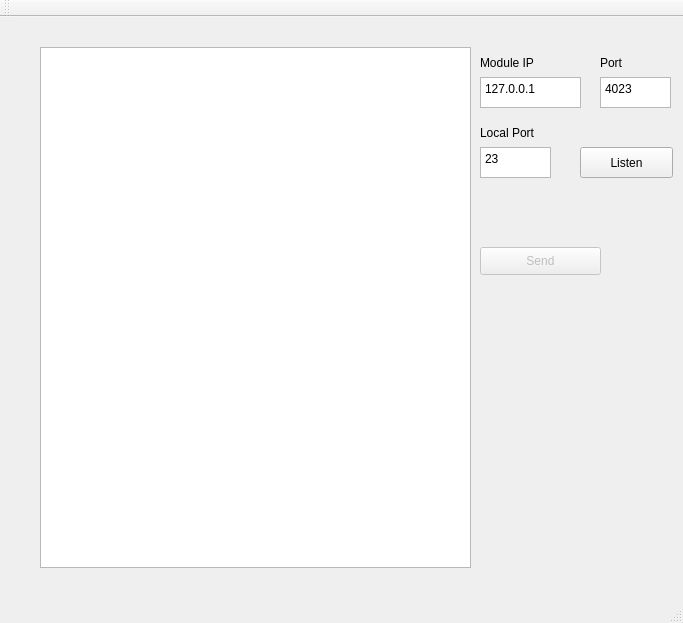
<?xml version="1.0" encoding="UTF-8"?>
<ui version="4.0">
 <class>MainWindow</class>
 <widget class="QMainWindow" name="MainWindow">
  <property name="geometry">
   <rect>
    <x>0</x>
    <y>0</y>
    <width>683</width>
    <height>623</height>
   </rect>
  </property>
  <property name="windowTitle">
   <string>MainWindow</string>
  </property>
  <widget class="QWidget" name="centralWidget">
   <widget class="QTableView" name="tableView">
    <property name="geometry">
     <rect>
      <x>40</x>
      <y>30</y>
      <width>431</width>
      <height>521</height>
     </rect>
    </property>
   </widget>
   <widget class="QPushButton" name="send_data_button">
    <property name="enabled">
     <bool>false</bool>
    </property>
    <property name="geometry">
     <rect>
      <x>480</x>
      <y>230</y>
      <width>121</width>
      <height>28</height>
     </rect>
    </property>
    <property name="text">
     <string>Send</string>
    </property>
   </widget>
   <widget class="QTextEdit" name="module_ip_input">
    <property name="geometry">
     <rect>
      <x>480</x>
      <y>60</y>
      <width>101</width>
      <height>31</height>
     </rect>
    </property>
    <property name="html">
     <string>&lt;!DOCTYPE HTML PUBLIC &quot;-//W3C//DTD HTML 4.0//EN&quot; &quot;http://www.w3.org/TR/REC-html40/strict.dtd&quot;&gt;
&lt;html&gt;&lt;head&gt;&lt;meta name=&quot;qrichtext&quot; content=&quot;1&quot; /&gt;&lt;style type=&quot;text/css&quot;&gt;
p, li { white-space: pre-wrap; }
&lt;/style&gt;&lt;/head&gt;&lt;body style=&quot; font-family:'MS Shell Dlg 2'; font-size:7.8pt; font-weight:400; font-style:normal;&quot;&gt;
&lt;p style=&quot; margin-top:0px; margin-bottom:0px; margin-left:0px; margin-right:0px; -qt-block-indent:0; text-indent:0px;&quot;&gt;&lt;span style=&quot; font-size:9pt;&quot;&gt;127.0.0.1&lt;/span&gt;&lt;/p&gt;&lt;/body&gt;&lt;/html&gt;</string>
    </property>
   </widget>
   <widget class="QLabel" name="label">
    <property name="geometry">
     <rect>
      <x>480</x>
      <y>35</y>
      <width>71</width>
      <height>21</height>
     </rect>
    </property>
    <property name="text">
     <string>Module IP</string>
    </property>
   </widget>
   <widget class="QTextEdit" name="port_input">
    <property name="geometry">
     <rect>
      <x>600</x>
      <y>60</y>
      <width>71</width>
      <height>31</height>
     </rect>
    </property>
    <property name="html">
     <string>&lt;!DOCTYPE HTML PUBLIC &quot;-//W3C//DTD HTML 4.0//EN&quot; &quot;http://www.w3.org/TR/REC-html40/strict.dtd&quot;&gt;
&lt;html&gt;&lt;head&gt;&lt;meta name=&quot;qrichtext&quot; content=&quot;1&quot; /&gt;&lt;style type=&quot;text/css&quot;&gt;
p, li { white-space: pre-wrap; }
&lt;/style&gt;&lt;/head&gt;&lt;body style=&quot; font-family:'MS Shell Dlg 2'; font-size:7.8pt; font-weight:400; font-style:normal;&quot;&gt;
&lt;p style=&quot; margin-top:0px; margin-bottom:0px; margin-left:0px; margin-right:0px; -qt-block-indent:0; text-indent:0px;&quot;&gt;&lt;span style=&quot; font-size:9pt;&quot;&gt;4023&lt;/span&gt;&lt;/p&gt;&lt;/body&gt;&lt;/html&gt;</string>
    </property>
   </widget>
   <widget class="QLabel" name="label_2">
    <property name="geometry">
     <rect>
      <x>600</x>
      <y>35</y>
      <width>55</width>
      <height>21</height>
     </rect>
    </property>
    <property name="text">
     <string>Port</string>
    </property>
   </widget>
   <widget class="QLabel" name="label_3">
    <property name="geometry">
     <rect>
      <x>480</x>
      <y>105</y>
      <width>61</width>
      <height>21</height>
     </rect>
    </property>
    <property name="text">
     <string>Local Port</string>
    </property>
   </widget>
   <widget class="QTextEdit" name="local_port_input">
    <property name="geometry">
     <rect>
      <x>480</x>
      <y>130</y>
      <width>71</width>
      <height>31</height>
     </rect>
    </property>
    <property name="html">
     <string>&lt;!DOCTYPE HTML PUBLIC &quot;-//W3C//DTD HTML 4.0//EN&quot; &quot;http://www.w3.org/TR/REC-html40/strict.dtd&quot;&gt;
&lt;html&gt;&lt;head&gt;&lt;meta name=&quot;qrichtext&quot; content=&quot;1&quot; /&gt;&lt;style type=&quot;text/css&quot;&gt;
p, li { white-space: pre-wrap; }
&lt;/style&gt;&lt;/head&gt;&lt;body style=&quot; font-family:'MS Shell Dlg 2'; font-size:7.8pt; font-weight:400; font-style:normal;&quot;&gt;
&lt;p style=&quot; margin-top:0px; margin-bottom:0px; margin-left:0px; margin-right:0px; -qt-block-indent:0; text-indent:0px;&quot;&gt;&lt;span style=&quot; font-size:9pt;&quot;&gt;23&lt;/span&gt;&lt;/p&gt;&lt;/body&gt;&lt;/html&gt;</string>
    </property>
   </widget>
   <widget class="QPushButton" name="listen_button">
    <property name="geometry">
     <rect>
      <x>580</x>
      <y>130</y>
      <width>93</width>
      <height>31</height>
     </rect>
    </property>
    <property name="text">
     <string>Listen</string>
    </property>
   </widget>
  </widget>
  <widget class="QMenuBar" name="menuBar">
   <property name="geometry">
    <rect>
     <x>0</x>
     <y>0</y>
     <width>683</width>
     <height>26</height>
    </rect>
   </property>
  </widget>
  <widget class="QToolBar" name="mainToolBar">
   <attribute name="toolBarArea">
    <enum>TopToolBarArea</enum>
   </attribute>
   <attribute name="toolBarBreak">
    <bool>false</bool>
   </attribute>
  </widget>
  <widget class="QStatusBar" name="statusBar"/>
 </widget>
 <layoutdefault spacing="6" margin="11"/>
 <resources/>
 <connections/>
</ui>
